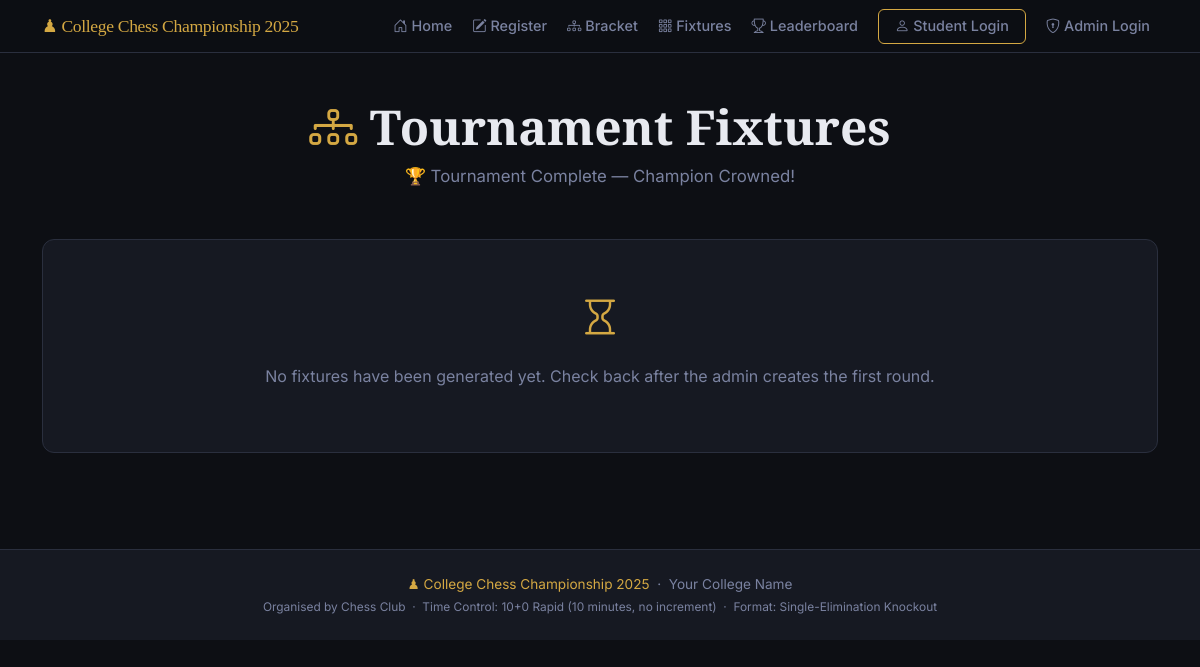
The app's page /fixtures, older data.
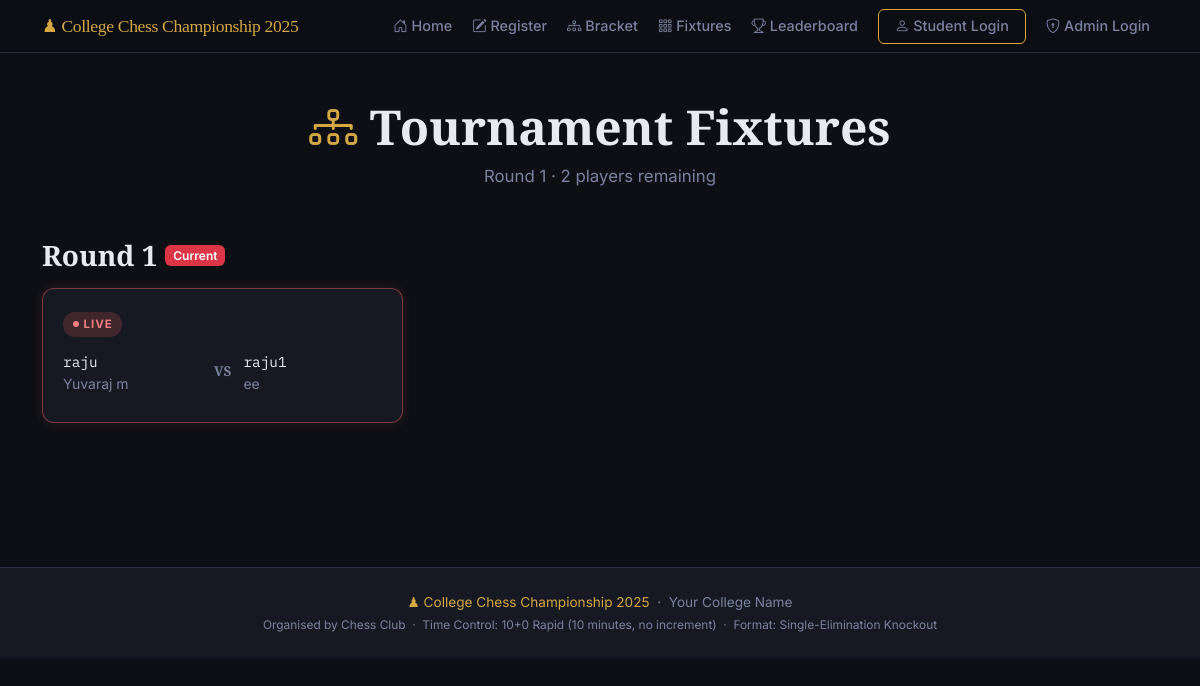
The same page, newer data.
### models.py (models this page shows, shortened)
class Match(db.Model):
    __tablename__ = "matches"
    id = db.Column(db.Integer, primary_key=True)
    round_number = db.Column(db.Integer, nullable=False)   # 1 = Round 1, 2 = QF, etc.
    round_label  = db.Column(db.String(50), nullable=True) # e.g. "Quarter-Final"
    player1_id = db.Column(db.Integer, db.ForeignKey("players.id"), nullable=False)
    player2_id = db.Column(db.Integer, db.ForeignKey("players.id"), nullable=True)
    winner_id = db.Column(db.Integer, db.ForeignKey("players.id"), nullable=True)
    status = db.Column(db.String(20), default="pending", nullable=False)
    created_at   = db.Column(db.DateTime, default=datetime.utcnow)
    completed_at = db.Column(db.DateTime, nullable=True)
    board_state   = db.Column(db.Text, nullable=True)       # JSON string of 8x8 board
    move_history  = db.Column(db.Text, default='[]')         # JSON array of move notations
    last_move     = db.Column(db.String(20), nullable=True)  # Last move in algebraic notation
    current_turn  = db.Column(db.String(10), default='white') # 'white' or 'black'
    move_count    = db.Column(db.Integer, default=0)          # Total moves played
    notes = db.Column(db.String(300), nullable=True)

class Player(db.Model):
    __tablename__ = "players"
    id = db.Column(db.Integer, primary_key=True)
    full_name      = db.Column(db.String(100), nullable=False)
    roll_number    = db.Column(db.String(50),  unique=True, nullable=False)
    chess_username = db.Column(db.String(50),  unique=True, nullable=False)
    whatsapp       = db.Column(db.String(20),  nullable=False)
    registered_at = db.Column(db.DateTime, default=datetime.utcnow)
    is_approved   = db.Column(db.Boolean, default=False)   # Admin must approve
    is_eliminated = db.Column(db.Boolean, default=False)   # Set True after a loss
    wins      = db.Column(db.Integer, default=0)   # Total match wins
    losses    = db.Column(db.Integer, default=0)   # Total match losses
    points    = db.Column(db.Integer, default=0)   # 1 per win, used for ranking
    bye_count = db.Column(db.Integer, default=0)   # Number of byes received
    matches_as_p1 = db.relationship(
        "Match", foreign_keys="Match.player1_id",
        backref="player1", lazy="dynamic"
    )
    matches_as_p2 = db.relationship(
        "Match", foreign_keys="Match.player2_id",
        backref="player2", lazy="dynamic"
    )
    matches_won = db.relationship(
        "Match", foreign_keys="Match.winner_id",
        backref="winner", lazy="dynamic"
    )

### app.py (the view)
    @app.route("/fixtures")
    def fixtures():
        max_round = db.session.query(db.func.max(Match.round_number)).scalar() or 0
        rounds_data = []
        for r in range(1, max_round + 1):
            matches = Match.query.filter_by(round_number=r).order_by(Match.id).all()
            all_done = all(m.status in ('completed', 'bye') for m in matches)
            rounds_data.append({'round_number': r, 'matches': matches, 'all_done': all_done})
        active = Player.query.filter_by(is_approved=True, is_eliminated=False).count()
        return render_template('fixtures.html', rounds_data=rounds_data, current_round=max_round, active_players=active)

### templates/fixtures.html (shortened to what this page needs)
{% extends "base.html" %}
{% block content %}
<section class="py-5">
  <div class="container">
    <div class="text-center mb-5">
      <h1 class="chess-display-title mb-2">
        <i class="bi bi-diagram-3 chess-gold"></i> Tournament Fixtures
      </h1>
      <p class="chess-lead mx-auto">
        {% if active_players == 1 %}
          🏆 Tournament Complete — Champion Crowned!
        {% elif current_round > 0 %}
          Round {{ current_round }} · {{ active_players }} players remaining
        {% else %}
          No rounds generated yet.
        {% endif %}
      </p>
    </div>
    {% for rd in rounds_data|reverse %}
    <div class="mb-5">
      <div class="d-flex align-items-center gap-2 mb-3">
        <h3 class="chess-section-title mb-0">Round {{ rd.round_number }}</h3>
        {% if rd.all_done %}
          <span class="badge bg-success">Complete ✓</span>
        {% elif rd.round_number == current_round %}
          <span class="badge bg-danger">Current</span>
        {% endif %}
      </div>
      <div class="row g-3">
        {% for m in rd.matches %}
        <div class="col-md-6 col-lg-4">
          <div class="fixture-card {% if m.status == 'completed' %}completed{% elif m.status == 'in_progress' %}live{% elif m.status == 'bye' %}bye{% endif %}">
            <div class="fixture-badge-row">
              {% if m.status == 'pending' %}
                <span class="fixture-badge pending">⏳ PENDING</span>
              {% elif m.status == 'in_progress' %}
                <span class="fixture-badge live"><span class="live-dot"></span> LIVE</span>
              {% elif m.status == 'completed' %}
                <span class="fixture-badge completed">✓ COMPLETED</span>
              {% elif m.status == 'bye' %}
                <span class="fixture-badge bye">↑ BYE</span>
              {% endif %}
            </div>
            <div class="fixture-players">
              <div class="fixture-player {% if m.winner_id == m.player1_id %}fw-bold text-success{% endif %}">
                <span class="chess-mono">{{ m.player1.chess_username }}</span>
                <span class="small text-muted d-block">{{ m.player1.full_name }}</span>
              </div>
              {% if m.player2 %}
              <div class="fixture-vs">VS</div>
              <div class="fixture-player {% if m.winner_id == m.player2_id %}fw-bold text-success{% endif %}">
                <span class="chess-mono">{{ m.player2.chess_username }}</span>
                <span class="small text-muted d-block">{{ m.player2.full_name }}</span>
              </div>
              {% else %}
              <div class="fixture-vs">BYE</div>
              <div class="fixture-player text-muted"><em>Auto-advance</em></div>
              {% endif %}
            </div>
          </div>
        </div>
        {% endfor %}
      </div>
    </div>
    {% else %}
    <div class="chess-card text-center py-5">
      <i class="bi bi-hourglass fs-1 chess-gold"></i>
      <p class="mt-3 text-muted">No fixtures have been generated yet. Check back after the admin creates the first round.</p>
    </div>
    {% endfor %}
  </div>
</section>
{% endblock %}

Row changes from the older to the newer data that the page shows:
added Match: status "in_progress" (drawn), player1.chess_username "raju", player1.full_name "Yuvaraj m", player2.chess_username "raju1", player2.full_name "ee"
Text that changed along with them:
{{ current_round }}: (not shown) → "1"
{{ active_players }}: (not shown) → "2"
text no longer shown: "🏆 Tournament Complete — Champion Crowned! No fixtures have been generated yet. Check back after the admin creates the first round."
text now shown: "Round · players remaining"
new list line: "Round 1 Current"
